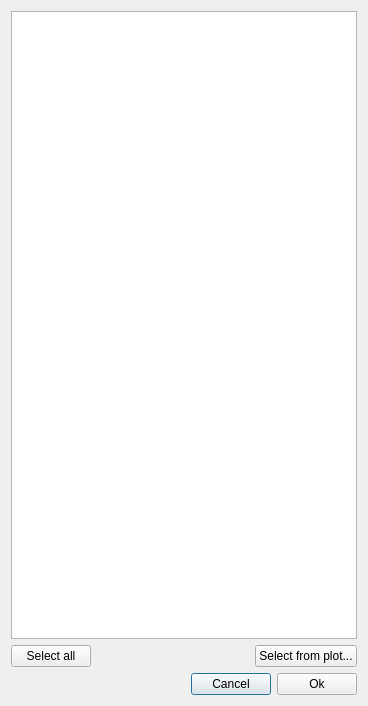
<?xml version="1.0" encoding="UTF-8"?>
<ui version="4.0">
 <class>Dialog</class>
 <widget class="QDialog" name="Dialog">
  <property name="geometry">
   <rect>
    <x>0</x>
    <y>0</y>
    <width>368</width>
    <height>706</height>
   </rect>
  </property>
  <property name="windowTitle">
   <string>Customize channels</string>
  </property>
  <layout class="QGridLayout" name="gridLayout">
   <item row="0" column="0">
    <widget class="QListWidget" name="listWidgetBads">
     <property name="selectionMode">
      <enum>QAbstractItemView::ExtendedSelection</enum>
     </property>
    </widget>
   </item>
   <item row="3" column="0">
    <layout class="QHBoxLayout" name="horizontalLayout">
     <item>
      <spacer name="horizontalSpacer">
       <property name="orientation">
        <enum>Qt::Horizontal</enum>
       </property>
       <property name="sizeHint" stdset="0">
        <size>
         <width>40</width>
         <height>20</height>
        </size>
       </property>
      </spacer>
     </item>
     <item>
      <widget class="QPushButton" name="pushButtonReject">
       <property name="text">
        <string>Cancel</string>
       </property>
      </widget>
     </item>
     <item>
      <widget class="QPushButton" name="pushButtonAccept">
       <property name="text">
        <string>Ok</string>
       </property>
      </widget>
     </item>
    </layout>
   </item>
   <item row="1" column="0">
    <layout class="QHBoxLayout" name="horizontalLayout_2">
     <item>
      <widget class="QPushButton" name="pushButtonSelectAll">
       <property name="text">
        <string>Select all</string>
       </property>
      </widget>
     </item>
     <item>
      <spacer name="horizontalSpacer_2">
       <property name="orientation">
        <enum>Qt::Horizontal</enum>
       </property>
       <property name="sizeHint" stdset="0">
        <size>
         <width>40</width>
         <height>20</height>
        </size>
       </property>
      </spacer>
     </item>
     <item>
      <widget class="QPushButton" name="pushButtonPlot">
       <property name="text">
        <string>Select from plot...</string>
       </property>
      </widget>
     </item>
    </layout>
   </item>
  </layout>
 </widget>
 <resources/>
 <connections>
  <connection>
   <sender>pushButtonReject</sender>
   <signal>clicked()</signal>
   <receiver>Dialog</receiver>
   <slot>reject()</slot>
   <hints>
    <hint type="sourcelabel">
     <x>476</x>
     <y>585</y>
    </hint>
    <hint type="destinationlabel">
     <x>260</x>
     <y>584</y>
    </hint>
   </hints>
  </connection>
  <connection>
   <sender>pushButtonAccept</sender>
   <signal>clicked()</signal>
   <receiver>Dialog</receiver>
   <slot>accept()</slot>
   <hints>
    <hint type="sourcelabel">
     <x>537</x>
     <y>581</y>
    </hint>
    <hint type="destinationlabel">
     <x>312</x>
     <y>589</y>
    </hint>
   </hints>
  </connection>
 </connections>
</ui>
